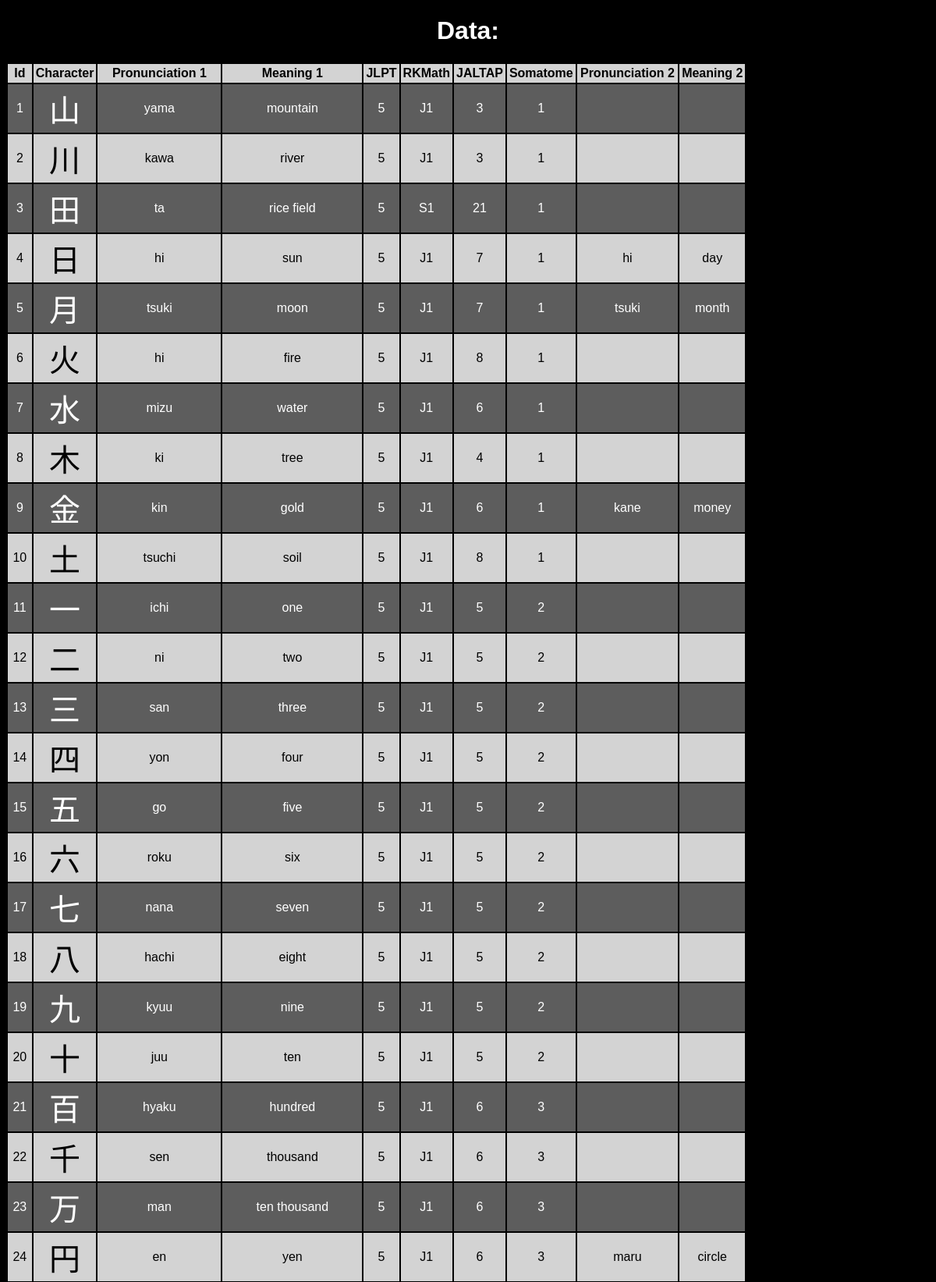
The app's page /data/ (upper part) with its own data.
### kanjis/models.py (models this page shows, shortened)
class Kanji(models.Model):
    character = models.CharField(max_length=1,null=False,unique=True)
    pron1 = models.CharField(null=False)
    mean1 = models.CharField(null=False)
    pron2 = models.CharField(null=True, blank=True)
    mean2 = models.CharField(null=True, blank=True)
    jlpt = models.IntegerField(null=False,validators=[MinValueValidator(1),MaxValueValidator(5)])
    rkmath = models.CharField(max_length=2,null=True)
    jaltap = models.IntegerField(null=True,validators=[MinValueValidator(1),MaxValueValidator(35)])
    somatome = models.IntegerField()

### kanjis/views.py (the view, shortened to what this page needs)
# urls.py: path('data/', views.data, name='data'),
def data(request:HttpRequest):
    mydata = Kanji.objects.all()
    filtered_data = Kanji.objects.all()#filter(jaltap=35).order_by('jaltap')
    return render(request, "kanjis/data.html", {"data" : filtered_data,})

### kanjis/templates/kanjis/data.html (shortened to what this page needs)
{% extends "kanjis/layout.html" %}
{% block body %}
    <h1>Data:</h1>
    <table id="database">
        <tr>
            <th>Id</th>
            <th>Character</th>
            <th>Pronunciation 1</th>
            <th>Meaning 1</th>
            <th>JLPT</th>
            <th>RKMath</th>
            <th>JALTAP</th>
            <th>Somatome</th>
            <th>Pronunciation 2</th>
            <th>Meaning 2</th>
        </tr>
        {% for entry in data %}
        <tr>
            <td>{{entry.id}}</td>
            <td class="kanji">{{entry.character}}</td>
            <td>{{entry.pron1}}</td>
            <td>{{entry.mean1}}</td>
            <td>{{entry.jlpt}}</td>
            <td>{{entry.rkmath}}</td>
            <td>{{entry.jaltap}}</td>
            <td>{{entry.somatome}}</td>
            {% if entry.pron2 != None %}
                <td>{{entry.pron2}}</td>
                <td>{{entry.mean2}}</td>
            {% else %}
                <td></td>
                <td></td>
            {% endif %}
        </tr>
        {% endfor %}
    </table>
{% endblock %}

### kanjis/static/kanjis/styles.css (style rules this page uses)
:root { --danger: lightpink; --pastel1: #ffb7c5; --pastel2: #ff9b57; --pastel3: #a4d699; --pastel4: #cbb8ff; }
html { background-color: black; }
body { background-color: black; color: white; font-family: 'BIZ UDGothic', sans-serif; text-align: center; }
tr:nth-child(odd) { background-color: lightgray; color: black; }
tr:nth-child(even) { background-color: rgb(93, 93, 93); color: white; }
#database { color: black; }
.kanji { font-size: 40px; }
td { padding: 2px; }
th { padding: 3px; }

### records on screen
Kanji: id "1", character "山", pron1 "yama", mean1 "mountain", jlpt "5", rkmath "J1", jaltap "3", somatome "1"
Kanji: id "2", character "川", pron1 "kawa", mean1 "river", jlpt "5", rkmath "J1", jaltap "3", somatome "1"
Kanji: id "3", character "田", pron1 "ta", mean1 "rice field", jlpt "5", rkmath "S1", jaltap "21", somatome "1"
Kanji: id "4", character "日", pron1 "hi", mean1 "sun", jlpt "5", rkmath "J1", jaltap "7", somatome "1", pron2 "hi", mean2 "day"
Kanji: id "5", character "月", pron1 "tsuki", mean1 "moon", jlpt "5", rkmath "J1", jaltap "7", somatome "1", pron2 "tsuki", mean2 "month"
Kanji: id "6", character "火", pron1 "hi", mean1 "fire", jlpt "5", rkmath "J1", jaltap "8", somatome "1"
Kanji: id "7", character "水", pron1 "mizu", mean1 "water", jlpt "5", rkmath "J1", jaltap "6", somatome "1"
Kanji: id "8", character "木", pron1 "ki", mean1 "tree", jlpt "5", rkmath "J1", jaltap "4", somatome "1"
Kanji: id "9", character "金", pron1 "kin", mean1 "gold", jlpt "5", rkmath "J1", jaltap "6", somatome "1", pron2 "kane", mean2 "money"
Kanji: id "10", character "土", pron1 "tsuchi", mean1 "soil", jlpt "5", rkmath "J1", jaltap "8", somatome "1"
Kanji: id "11", character "一", pron1 "ichi", mean1 "one", jlpt "5", rkmath "J1", jaltap "5", somatome "2"
Kanji: id "12", character "二", pron1 "ni", mean1 "two", jlpt "5", rkmath "J1", jaltap "5", somatome "2"
Kanji: id "13", character "三", pron1 "san", mean1 "three", jlpt "5", rkmath "J1", jaltap "5", somatome "2"
Kanji: id "14", character "四", pron1 "yon", mean1 "four", jlpt "5", rkmath "J1", jaltap "5", somatome "2"
Kanji: id "15", character "五", pron1 "go", mean1 "five", jlpt "5", rkmath "J1", jaltap "5", somatome "2"
Kanji: id "16", character "六", pron1 "roku", mean1 "six", jlpt "5", rkmath "J1", jaltap "5", somatome "2"
Kanji: id "17", character "七", pron1 "nana", mean1 "seven", jlpt "5", rkmath "J1", jaltap "5", somatome "2"
Kanji: id "18", character "八", pron1 "hachi", mean1 "eight", jlpt "5", rkmath "J1", jaltap "5", somatome "2"
Kanji: id "19", character "九", pron1 "kyuu", mean1 "nine", jlpt "5", rkmath "J1", jaltap "5", somatome "2"
Kanji: id "20", character "十", pron1 "juu", mean1 "ten", jlpt "5", rkmath "J1", jaltap "5", somatome "2"
Kanji: id "21", character "百", pron1 "hyaku", mean1 "hundred", jlpt "5", rkmath "J1", jaltap "6", somatome "3"
Kanji: id "22", character "千", pron1 "sen", mean1 "thousand", jlpt "5", rkmath "J1", jaltap "6", somatome "3"
Kanji: id "23", character "万", pron1 "man", mean1 "ten thousand", jlpt "5", rkmath "J1", jaltap "6", somatome "3"
Kanji: id "24", character "円", pron1 "en", mean1 "yen", jlpt "5", rkmath "J1", jaltap "6", somatome "3", pron2 "maru", mean2 "circle"
